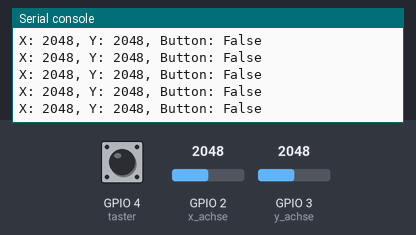
Bench run of a program on a simulated ESP32 board running MicroPython. On the bench: the last lines printed to the serial console. Inputs (shaded band) come from the test bench; at power-on: GPIO 4 (taster) HIGH, GPIO 2 (x_achse) = 2048, GPIO 3 (y_achse) = 2048 (analog values on the 0–4095 scale).

Above: at 1.2 s.
1.3 s: GPIO 4 (taster) pulled LOW for 0.15 s
At 1.31 s:
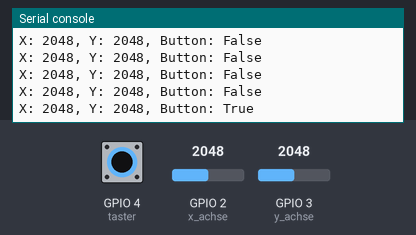
2.9 s: GPIO 2 (x_achse) set to 2866
At 2.92 s:
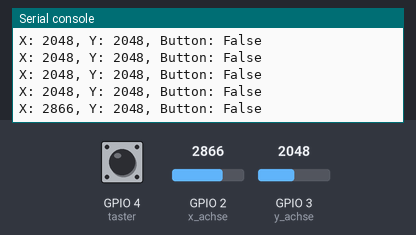
4.4 s: GPIO 3 (y_achse) set to 2866
At 4.43 s:
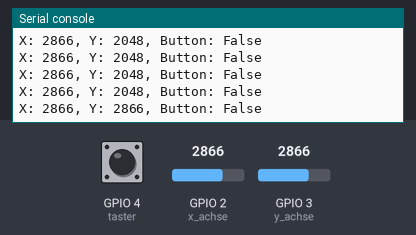
5.9 s: GPIO 4 (taster) pulled LOW for 1 s
At 5.93 s:
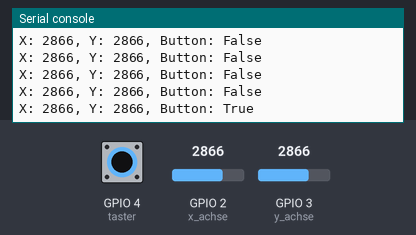
8.4 s: GPIO 2 (x_achse) set to 3603
At 8.45 s:
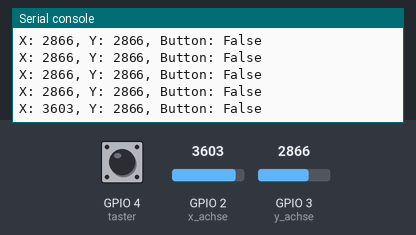
9.9 s: GPIO 3 (y_achse) set to 3603
At 9.95 s:
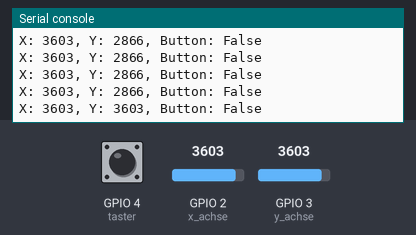
Timing chart, 0 to 12.4 s (numbered marks = the images above; inputs shaded):
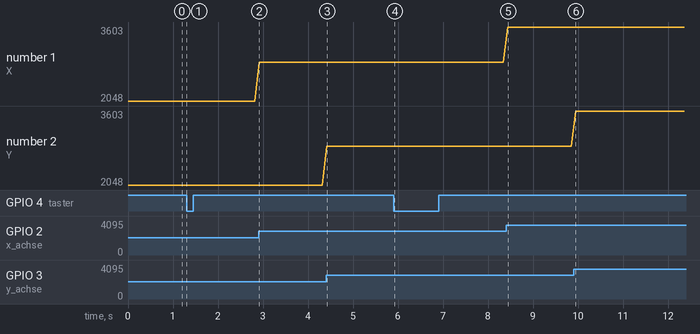

Measured:
- after the input at 1.3 s, the serial console: prints a new line at once (image 1)
- after the input at 2.9 s, the serial console: prints a new line at once (image 2)
- after the input at 4.4 s, the serial console: prints a new line at once (image 3)
- after the input at 5.9 s, the serial console: prints a new line at once (image 4)
- after the input at 8.4 s, the serial console: prints a new line at once (image 5)
- after the input at 9.9 s, the serial console: prints a new line after 0.05 s (image 6)
- plotted number 1: 2048 → 2866 after the input at 2.9 s, 2866 → 3603 after the input at 8.4 s

The program:

analog_joystick.py
```python
'''
Verkabelung KY-023 mit ESP32-C3 Mini
Das KY-023 Modul hat 5 Pins:

KY-023 Pin ESP32-C3 Mini Pin Funktion
VCC 3.3V Stromversorgung
GND GND Masse
VRX GPIO 2 (ADC) X-Achse (Analog)
VRY GPIO 3 (ADC) Y-Achse (Analog)
SW GPIO 4 (Digital) Joystick-Knopf (Taster)
'''

from machine import Pin, ADC
import time

# Definiere die Pins für X, Y und den Button
x_achse = ADC(Pin(2))  # VRX -> GPIO 2 (ADC)
y_achse = ADC(Pin(3))  # VRY -> GPIO 3 (ADC)
taster = Pin(4, Pin.IN, Pin.PULL_UP)  # SW -> GPIO 4 (Taster mit Pull-Up)

# Setze die ADC-Konfiguration für eine höhere Spannung (0-3.3V)
x_achse.atten(ADC.ATTN_11DB)
y_achse.atten(ADC.ATTN_11DB)

while True:
    x_wert = x_achse.read()  # Wert von X-Achse (0-4095)
    y_wert = y_achse.read()  # Wert von Y-Achse (0-4095)
    taster_status = not taster.value()  # Umkehren (0=gedrückt, 1=nicht gedrückt)

    print(f"X: {x_wert}, Y: {y_wert}, Button: {taster_status}")

    time.sleep(0.1)  # Kleines Delay
```
